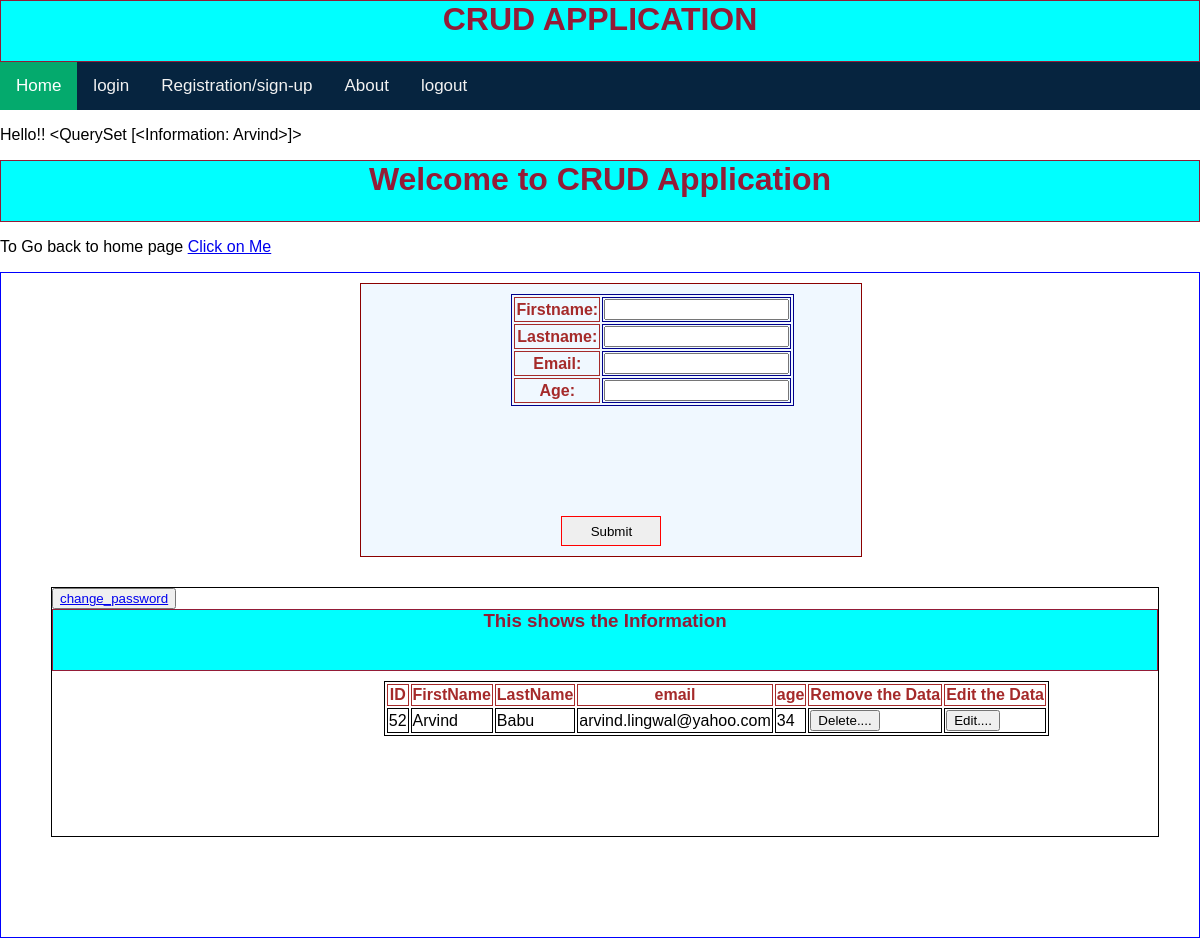
/crud (signed in), run on an earlier commit of the app's database.
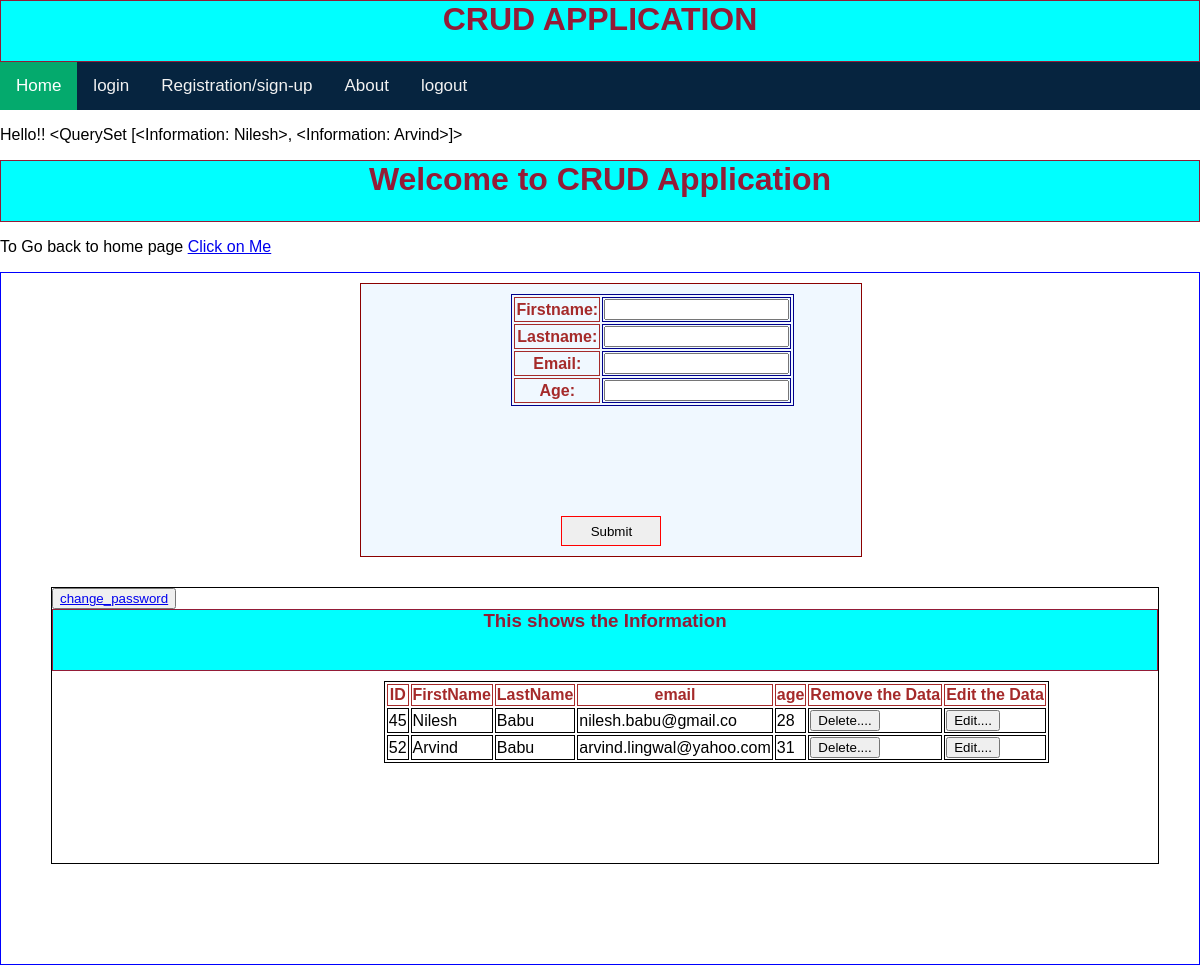
And on a later commit of the database.
### crud1/models.py (models this page shows)
class Information(models.Model):
    user = models.ForeignKey(User, on_delete=models.CASCADE, null=True, blank=True)
    firstname = models.CharField(max_length=20, default=' ')
    lastname = models.CharField(max_length=20)
    email = models.EmailField()
    age = models.IntegerField()
    def __str__(self):
        return self.firstname

### crud1/views.py (the view)
# urls.py: path('crud', views.my_view, name='my_view'),
@login_required(login_url='/login/')
def my_view(request):
    if request.method == 'POST':
        fm = InformationForm(request.POST)
        if fm.is_valid():
            fm.save()
        return HttpResponseRedirect(reverse('my_view'))
    else:
        fm = InformationForm()
    data = Information.objects.filter(user=request.user)
    context = {
        'form': fm,
        "data_info": data
    }
    return render(request, "home.html", context)

### crud1/form.py
class InformationForm(ModelForm):
    class Meta:
        model = Information
        fields = ['firstname', 'lastname', 'email', 'age']

### templates/home.html (shortened to what this page needs)
{% extends 'base.html' %}
{% block content %}
<head>
</head>
<body>
<p>Hello!! {{ data_info }}</p>
<h1>Welcome to CRUD Application</h1>
<p> To Go back to home page <a href="{% url "home" %}">Click on Me</a></p>
<div class = 'first'>
<div class="form">
<form action = "#" method="POST" >
    <table>
    {{ form.as_table }}
    </table>
    <input class="container" type="submit" value = "Submit">
</form>
</div>
<div class="table">
<button type="button"><a href="{% url 'change-password' %}">change_password</a></button>
    <h3>This shows the Information</h3>
    {% if data_info %}
    <table>
    <thead>
        <tr>
            <th>ID</th>
            <th>FirstName</th>
            <th>LastName</th>
            <th>email</th>
            <th>age</th>
            <th>Remove the Data</th>
            <th>Edit the Data</th>
        </tr>
    <tbody>
        {% for inf in data_info %}
        <tr>
            <td>{{ inf.id }}</td>
            <td>{{ inf.firstname }}</td>
            <td>{{ inf.lastname }}</td>
            <td>{{ inf.email }}</td>
            <td>{{ inf.age }}</td>
            <td ><a href = "{% url 'confirm_delete' id=inf.id %}" style="color: Blue">
                <button>Delete....</button>
                </a>
            </td>
            <td ><a href = '{% url 'updated' id=inf.id %}'>
                <button>Edit....</button>
                </a>
            </td>
        </tr>
    {% endfor %}
    </tbody>
    </thead>
    </table>
    {% endif %}
</div>
</div>
</body>
{% endblock %}

### templates/base.html (shortened to what this page needs)
<!DOCTYPE html>
<html lang="en">
<head>
    </head>
    <body>
    <h1></b><b>CRUD APPLICATION </b>  </h1>
    <div class="topnav" id="myTopnav">
        <a href="{% url "home" %}" class="active">Home</a>
        <a href="{% url "login" %}">login</a>
        <a href="{% url 'registration' %}">Registration/sign-up</a>
        <a href="{% url "my_view" %}">About</a>
        <a href="{% url "logout" %}"> logout</a>
    </div>
    {% block content %}
     {% endblock %}
    </body>
</html>

### templates/base.html (style rules this page uses)
body { margin: 0; font-family: Arial, Helvetica, sans-serif; }
h1, h3 { margin: Auto; text-align: center; color: #931c37; background-color: aqua; border: solid 1px; height: 60px; }
.topnav { overflow: hidden; background-color: #06243f; }
.topnav a { float: left; display: block; color: #f2f2f2; text-align: center; padding: 14px 16px; text-decoration: none; font-size: 17px; }
.topnav a.active { background-color: #04AA6D; color: white; }

### templates/home.html (style rules this page uses)
.form { border: solid 1px darkred; margin: 10px 10px 30px 30%; width: 500px; color: darkblue; background-color: aliceblue; }
h1, h3 { margin: Auto; text-align: center; color: #931c37; background-color: aqua; border: solid 1px }
table,td, th,tr { border: solid 1px; align-items: center; margin: 10px 50px 100px 30%; }
th { font-width: bold; color: brown; }
.table { margin: 10px 40px 100px 50px; border: solid 1px }
.container { text-align: center; border: 1px solid red; width: 100px; height: 30px; margin: 10px 10px 10px 40%; }
.first { border: 1px solid blue; }

What changed in the data, as far as the page shows it:
now on this page (row edited): Information: firstname.firstname "<QuerySet [<Information: Nilesh>, <Information: Arvind>]>", id "45", firstname "Nilesh", lastname "Babu", email "nilesh.babu@gmail.co", age "28"
changed Information "Arvind": age "34" → "31"
Also different on the page:
{{ data_info }}: "<QuerySet [<Information: Arvind>]>" → "<QuerySet [<Information: Nilesh>, <Information: Arvind>]>"
